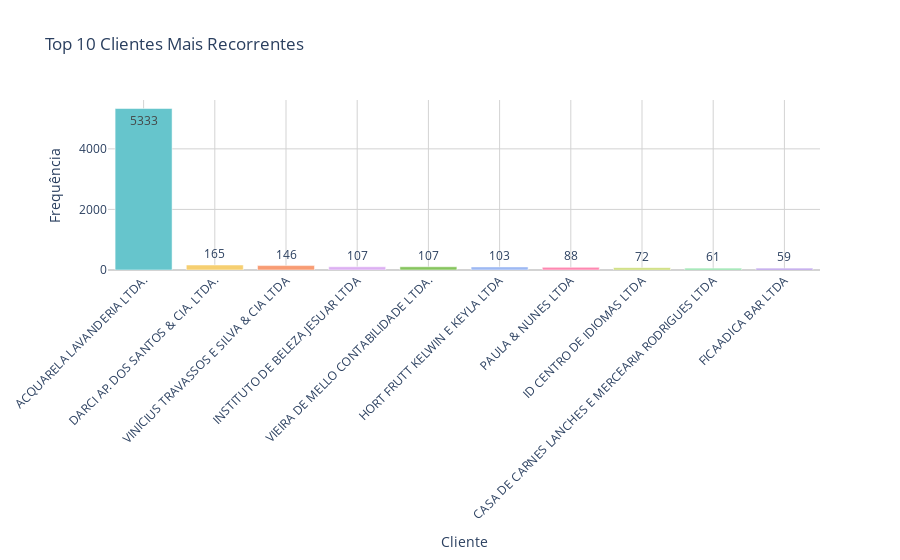

The cell this chart's notebook holds for it:
### Code cell
copy_vendas['codigo_cliente'].groupby(copy_vendas['codigo_cliente']).count().sort_values(ascending=False).head(10)
#plotando gráfico de barras dos 10 clientes que mais compraram
top_10_clientes = copy_vendas['codigo_cliente'].value_counts().head(10)
fig7 = go.Figure(data=[
    go.Bar(
        x=top_10_clientes.index,
        y=top_10_clientes.values,
        text=top_10_clientes.values,
        textposition='auto',
        marker=dict(color=px.colors.qualitative.Pastel)
    )
])
fig7.update_layout(
    title='Top 10 Clientes Mais Recorrentes',
    xaxis_title='Cliente',
    yaxis_title='Frequência',
    template='plotly_white',
    xaxis=dict(
        tickangle=-45,
        tickmode='array',
        tickvals=list(range(len(top_10_clientes.index))),
        ticktext=top_10_clientes.index,
        showgrid=True,
        gridcolor='LightGray',
    ),
    yaxis=dict(
        showgrid=True,
        gridcolor='LightGray',
        zeroline=True,
        zerolinecolor='LightGray',
        zerolinewidth=2
    ),
)
fig7.show()

### Figure 1 — Plotly figure (JSON) as saved in the notebook; plotly's stock layout.template omitted (floating-point values rounded to 4 significant figures)
{"data": [{"marker": {"color": ["rgb(102, 197, 204)", "rgb(246, 207, 113)", "rgb(248, 156, 116)", "rgb(220, 176, 242)", "rgb(135, 197, 95)", "rgb(158, 185, 243)", "rgb(254, 136, 177)", "rgb(201, 219, 116)", "rgb(139, 224, 164)", "rgb(180, 151, 231)", "rgb(179, 179, 179)"]}, "text": [5333, 165, 146, 107, 107, 103, 88, 72, 61, 59], "textposition": "auto", "type": "bar", "x": ["ACQUARELA LAVANDERIA LTDA.", "DARCI AP. DOS SANTOS & CIA. LTDA.", "VINICIUS TRAVASSOS E SILVA & CIA LTDA", "INSTITUTO DE BELEZA JESUAR LTDA", "VIEIRA DE MELLO CONTABILIDADE LTDA.", "HORT FRUTT KELWIN E KEYLA LTDA", "PAULA & NUNES LTDA", "ID CENTRO DE IDIOMAS LTDA", "CASA DE CARNES LANCHES E MERCEARIA RODRIGUES LTDA", "FICAADICA BAR LTDA"], "y": [5333, 165, 146, 107, 107, 103, 88, 72, 61, 59]}], "layout": {"title": {"text": "Top 10 Clientes Mais Recorrentes"}, "xaxis": {"gridcolor": "LightGray", "showgrid": true, "tickangle": -45, "tickmode": "array", "ticktext": ["ACQUARELA LAVANDERIA LTDA.", "DARCI AP. DOS SANTOS & CIA. LTDA.", "VINICIUS TRAVASSOS E SILVA & CIA LTDA", "INSTITUTO DE BELEZA JESUAR LTDA", "VIEIRA DE MELLO CONTABILIDADE LTDA.", "HORT FRUTT KELWIN E KEYLA LTDA", "PAULA & NUNES LTDA", "ID CENTRO DE IDIOMAS LTDA", "CASA DE CARNES LANCHES E MERCEARIA RODRIGUES LTDA", "FICAADICA BAR LTDA"], "tickvals": [0, 1, 2, 3, 4, 5, 6, 7, 8, 9], "title": {"text": "Cliente"}}, "yaxis": {"gridcolor": "LightGray", "showgrid": true, "title": {"text": "Frequência"}, "zeroline": true, "zerolinecolor": "LightGray", "zerolinewidth": 2}}}
